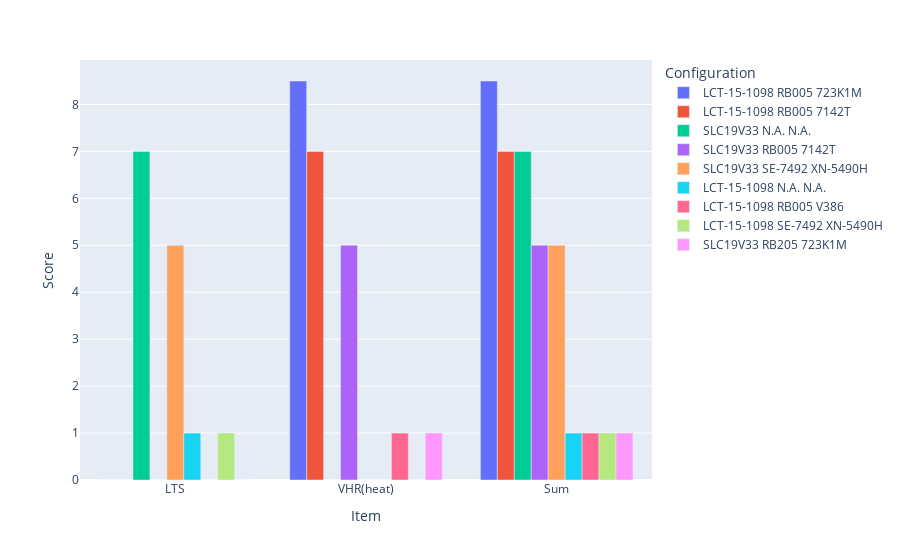

Notebook source saved alongside this figure:
### Code cell
fig = px.bar(
    plot_df,
    x='Item',
    y='Score',
    color='Configuration',
    barmode='group'
)
fig.show()

### Figure 1 — Plotly figure (JSON) as saved in the notebook; plotly's stock layout.template omitted (floating-point values rounded to 4 significant figures)
{"data": [{"alignmentgroup": "True", "hovertemplate": "Configuration=LCT-15-1098 RB005 723K1M<br>Item=%{x}<br>Score=%{y}<extra></extra>", "legendgroup": "LCT-15-1098 RB005 723K1M", "marker": {"color": "#636efa", "pattern": {"shape": ""}}, "name": "LCT-15-1098 RB005 723K1M", "offsetgroup": "LCT-15-1098 RB005 723K1M", "orientation": "v", "showlegend": true, "textposition": "auto", "type": "bar", "x": ["LTS", "VHR(heat)", "Sum"], "xaxis": "x", "y": [0, 8.5, 8.5], "yaxis": "y"}, {"alignmentgroup": "True", "hovertemplate": "Configuration=LCT-15-1098 RB005 7142T<br>Item=%{x}<br>Score=%{y}<extra></extra>", "legendgroup": "LCT-15-1098 RB005 7142T", "marker": {"color": "#EF553B", "pattern": {"shape": ""}}, "name": "LCT-15-1098 RB005 7142T", "offsetgroup": "LCT-15-1098 RB005 7142T", "orientation": "v", "showlegend": true, "textposition": "auto", "type": "bar", "x": ["LTS", "VHR(heat)", "Sum"], "xaxis": "x", "y": [0, 7, 7], "yaxis": "y"}, {"alignmentgroup": "True", "hovertemplate": "Configuration=SLC19V33 N.A. N.A.<br>Item=%{x}<br>Score=%{y}<extra></extra>", "legendgroup": "SLC19V33 N.A. N.A.", "marker": {"color": "#00cc96", "pattern": {"shape": ""}}, "name": "SLC19V33 N.A. N.A.", "offsetgroup": "SLC19V33 N.A. N.A.", "orientation": "v", "showlegend": true, "textposition": "auto", "type": "bar", "x": ["LTS", "VHR(heat)", "Sum"], "xaxis": "x", "y": [7, 0, 7], "yaxis": "y"}, {"alignmentgroup": "True", "hovertemplate": "Configuration=SLC19V33 RB005 7142T<br>Item=%{x}<br>Score=%{y}<extra></extra>", "legendgroup": "SLC19V33 RB005 7142T", "marker": {"color": "#ab63fa", "pattern": {"shape": ""}}, "name": "SLC19V33 RB005 7142T", "offsetgroup": "SLC19V33 RB005 7142T", "orientation": "v", "showlegend": true, "textposition": "auto", "type": "bar", "x": ["LTS", "VHR(heat)", "Sum"], "xaxis": "x", "y": [0, 5, 5], "yaxis": "y"}, {"alignmentgroup": "True", "hovertemplate": "Configuration=SLC19V33 SE-7492 XN-5490H<br>Item=%{x}<br>Score=%{y}<extra></extra>", "legendgroup": "SLC19V33 SE-7492 XN-5490H", "marker": {"color": "#FFA15A", "pattern": {"shape": ""}}, "name": "SLC19V33 SE-7492 XN-5490H", "offsetgroup": "SLC19V33 SE-7492 XN-5490H", "orientation": "v", "showlegend": true, "textposition": "auto", "type": "bar", "x": ["LTS", "VHR(heat)", "Sum"], "xaxis": "x", "y": [5, 0, 5], "yaxis": "y"}, {"alignmentgroup": "True", "hovertemplate": "Configuration=LCT-15-1098 N.A. N.A.<br>Item=%{x}<br>Score=%{y}<extra></extra>", "legendgroup": "LCT-15-1098 N.A. N.A.", "marker": {"color": "#19d3f3", "pattern": {"shape": ""}}, "name": "LCT-15-1098 N.A. N.A.", "offsetgroup": "LCT-15-1098 N.A. N.A.", "orientation": "v", "showlegend": true, "textposition": "auto", "type": "bar", "x": ["LTS", "VHR(heat)", "Sum"], "xaxis": "x", "y": [1, 0, 1], "yaxis": "y"}, {"alignmentgroup": "True", "hovertemplate": "Configuration=LCT-15-1098 RB005 V386<br>Item=%{x}<br>Score=%{y}<extra></extra>", "legendgroup": "LCT-15-1098 RB005 V386", "marker": {"color": "#FF6692", "pattern": {"shape": ""}}, "name": "LCT-15-1098 RB005 V386", "offsetgroup": "LCT-15-1098 RB005 V386", "orientation": "v", "showlegend": true, "textposition": "auto", "type": "bar", "x": ["LTS", "VHR(heat)", "Sum"], "xaxis": "x", "y": [0, 1, 1], "yaxis": "y"}, {"alignmentgroup": "True", "hovertemplate": "Configuration=LCT-15-1098 SE-7492 XN-5490H<br>Item=%{x}<br>Score=%{y}<extra></extra>", "legendgroup": "LCT-15-1098 SE-7492 XN-5490H", "marker": {"color": "#B6E880", "pattern": {"shape": ""}}, "name": "LCT-15-1098 SE-7492 XN-5490H", "offsetgroup": "LCT-15-1098 SE-7492 XN-5490H", "orientation": "v", "showlegend": true, "textposition": "auto", "type": "bar", "x": ["LTS", "VHR(heat)", "Sum"], "xaxis": "x", "y": [1, 0, 1], "yaxis": "y"}, {"alignmentgroup": "True", "hovertemplate": "Configuration=SLC19V33 RB205 723K1M<br>Item=%{x}<br>Score=%{y}<extra></extra>", "legendgroup": "SLC19V33 RB205 723K1M", "marker": {"color": "#FF97FF", "pattern": {"shape": ""}}, "name": "SLC19V33 RB205 723K1M", "offsetgroup": "SLC19V33 RB205 723K1M", "orientation": "v", "showlegend": true, "textposition": "auto", "type": "bar", "x": ["LTS", "VHR(heat)", "Sum"], "xaxis": "x", "y": [0, 1, 1], "yaxis": "y"}], "layout": {"autosize": true, "barmode": "group", "legend": {"title": {"text": "Configuration"}, "tracegroupgap": 0}, "margin": {"t": 60}, "xaxis": {"anchor": "y", "autorange": true, "domain": [0, 1], "range": [-0.5, 2.5], "title": {"text": "Item"}, "type": "category"}, "yaxis": {"anchor": "x", "autorange": true, "domain": [0, 1], "range": [0, 8.947], "title": {"text": "Score"}, "type": "linear"}}}
